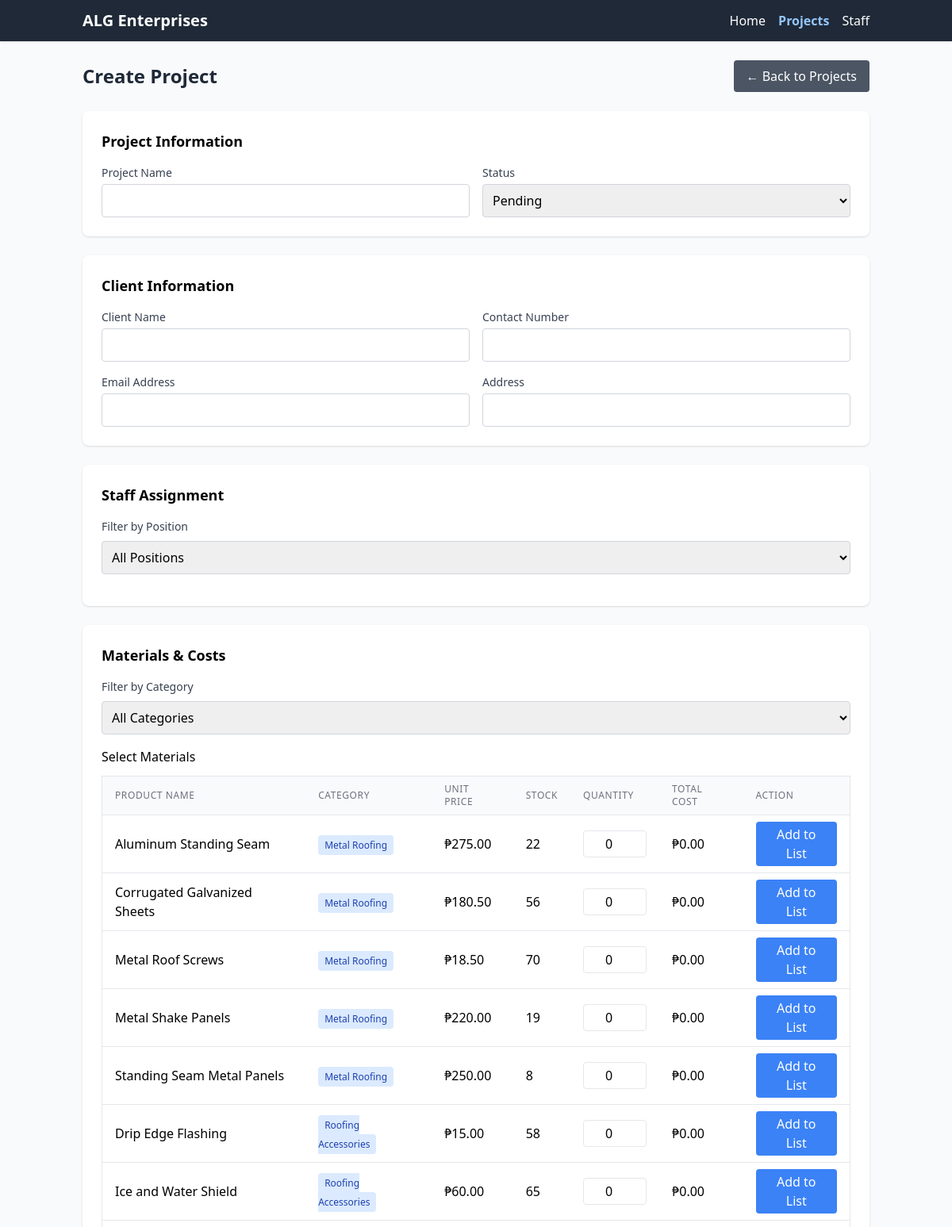
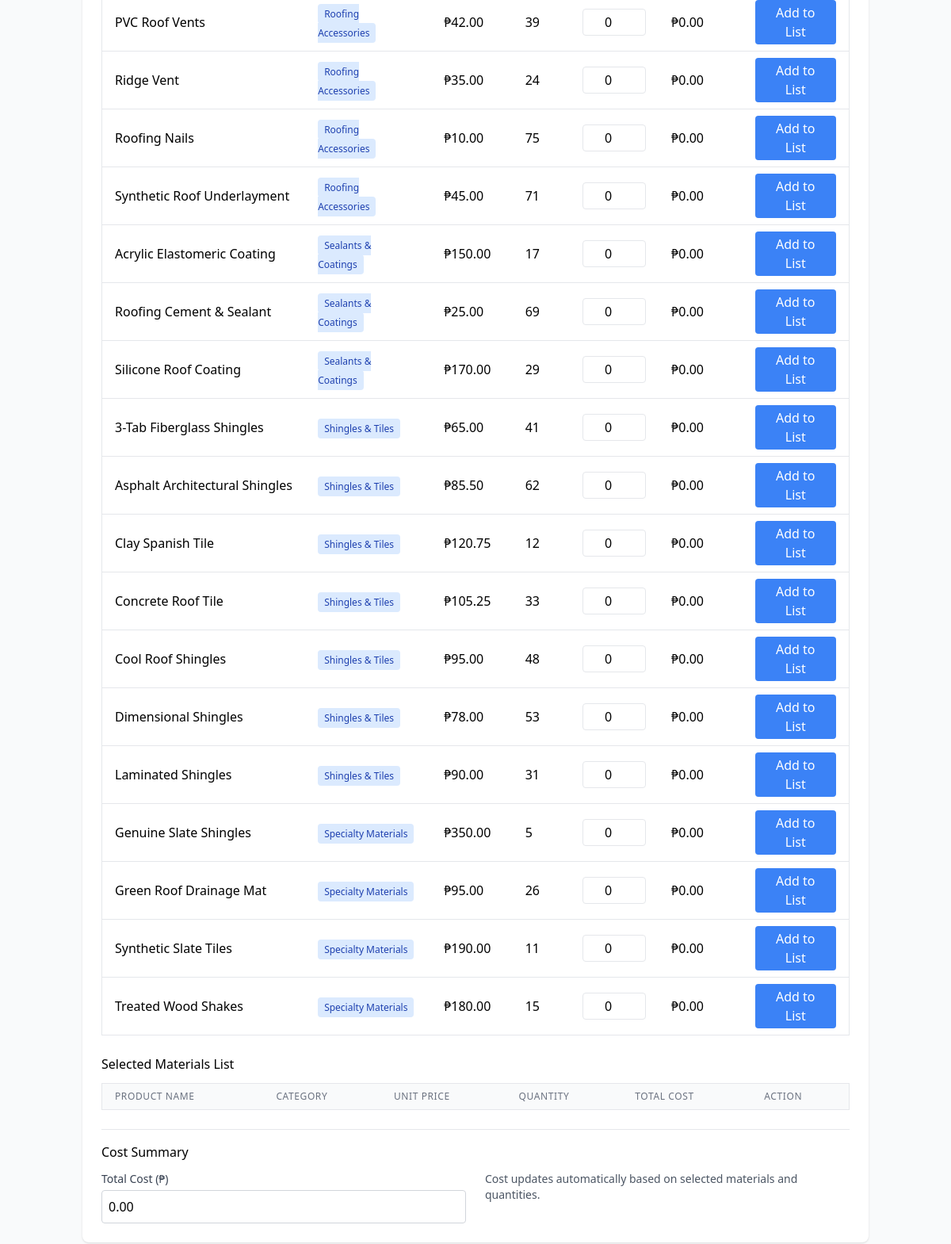
Page /Website/Admin/management_form.php (upper part) on the earlier database version (2 pictures, top to bottom).
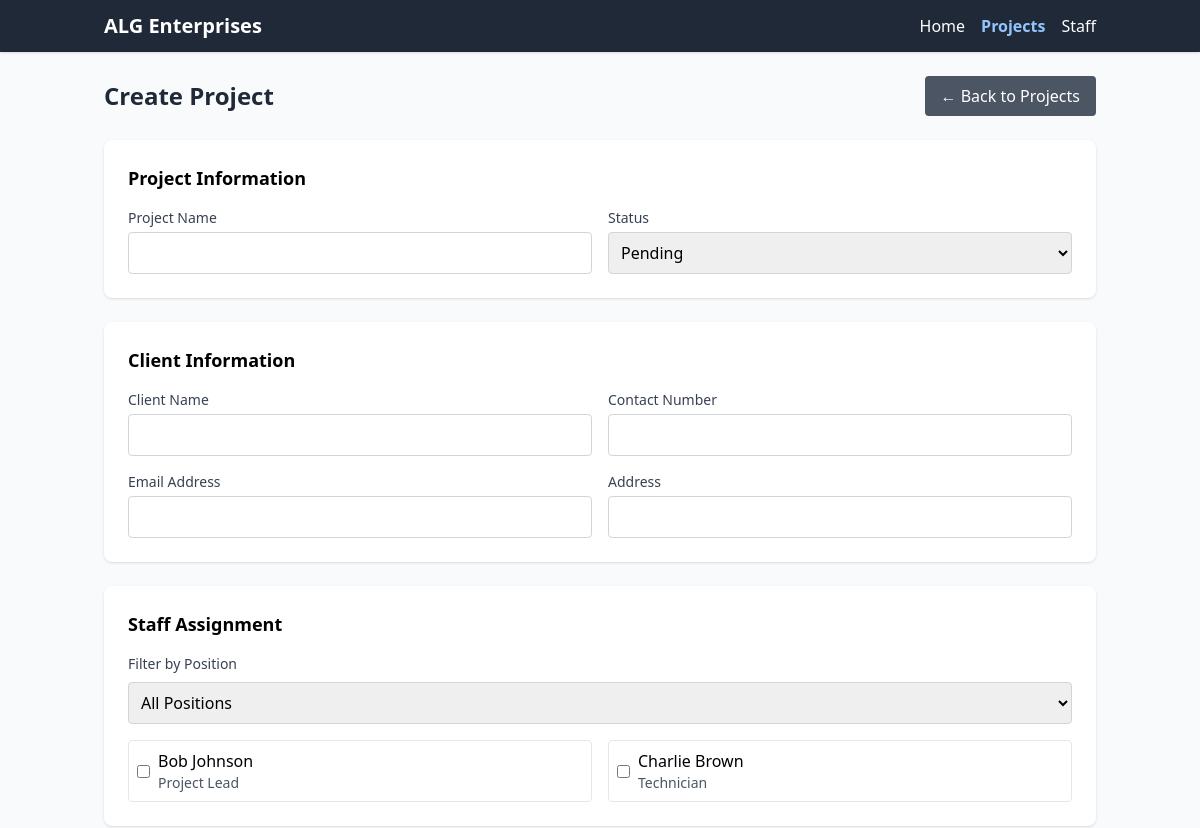
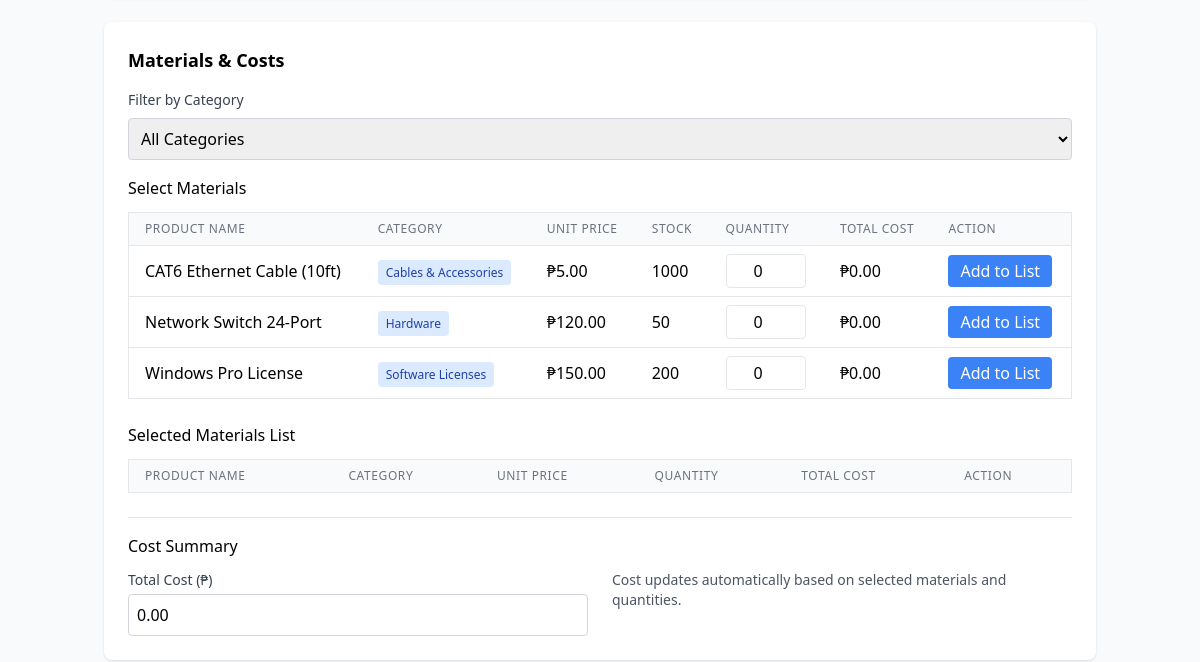
Same page on the later database version (2 pictures, top to bottom).
### tables this page shows
CREATE TABLE `product` (
  `Product_id` int(11) NOT NULL,
  `Category_id` int(11) DEFAULT NULL,
  `Supplier_id` int(11) DEFAULT NULL,
  `Name` varchar(50) NOT NULL,
  `Description` text DEFAULT NULL,
  `Price` decimal(10,2) NOT NULL,
  `Stock` int(11) NOT NULL,
  `Reorder_Level` int(11) NOT NULL DEFAULT 10
);

CREATE TABLE `category` (
  `Category_id` int(11) NOT NULL,
  `Name` varchar(50) NOT NULL,
  `Description` text DEFAULT NULL
);

CREATE TABLE `staff` (
  `Staff_id` int(11) NOT NULL,
  `Name` varchar(50) NOT NULL,
  `address` varchar(50) DEFAULT NULL,
  `PhoneNum` varchar(20) DEFAULT NULL,
  `Email` varchar(50) DEFAULT NULL,
  `Password` varchar(255) NOT NULL,
  `Role` enum('Admin','Staff') NOT NULL,
  `Position` varchar(50) NOT NULL
);

### Website/Admin/management_form.php (the view, shortened to what the changed rows need)
<?php
include "../../db.php";
$staff_list = [];
$materials_list = [];
$project_id = filter_input(INPUT_GET, 'id', FILTER_VALIDATE_INT);
$is_edit = !!$project_id;
$assigned_staff_ids = [];
$project_materials = [];
$staff_result = $conn->query("SELECT Staff_id, Name, Position FROM Staff WHERE Role != 'Admin' ORDER BY Position, Name");
if ($staff_result) {
    $staff_list = $staff_result->fetch_all(MYSQLI_ASSOC);
} else {
    $staff_list = [];
}
$materials_result = $conn->query("
    SELECT p.Product_id, p.Name, p.Price, p.Stock, c.Name as category_name, c.Category_id
    FROM Product p
    LEFT JOIN category c ON p.Category_id = c.Category_id
    ORDER BY c.Name, p.Name
");
if ($materials_result) {
    $materials_list = $materials_result->fetch_all(MYSQLI_ASSOC);
} else {
    $materials_list = [];
}
?>
<!DOCTYPE html>
<html>
<head>
    <script src="https://cdn.tailwindcss.com"></script>
</head>
<body class="bg-gray-50">
    <div class="container mx-auto px-4 py-6">
        <div class="flex justify-between items-center mb-6">
            <h1 class="text-2xl font-bold text-gray-800">
                <?= $is_edit ? 'Edit Project' : 'Create Project' ?>
            </h1>
        </div>
        <form method="POST" class="space-y-6" id="projectForm">
            <div class="bg-white rounded-lg shadow p-6">
                <h2 class="text-lg font-semibold mb-4">Project Information</h2>
            </div>
            <div class="bg-white rounded-lg shadow p-6">
                <h2 class="text-lg font-semibold mb-4">Client Information</h2>
            </div>
            <div class="bg-white rounded-lg shadow p-6">
                <h2 class="text-lg font-semibold mb-4">Staff Assignment</h2>
                <div class="grid grid-cols-1 md:grid-cols-2 gap-4 max-h-60 overflow-y-auto" id="staffList">
                    <?php foreach ($staff_list as $staff): ?>
                    <div class="staff-item flex items-center p-2 border rounded"
                         data-position="<?= strtolower(htmlspecialchars($staff['Position'])) ?>">
                        <input type="checkbox" name="assigned_staff[]" value="<?= $staff['Staff_id'] ?>"
                               id="staff_<?= $staff['Staff_id'] ?>"
                               <?= in_array($staff['Staff_id'], $assigned_staff_ids) ? 'checked' : '' ?>
                               class="mr-2">
                        <label for="staff_<?= $staff['Staff_id'] ?>" class="cursor-pointer flex-1">
                            <div class="font-medium"><?= htmlspecialchars($staff['Name']) ?></div>
                            <div class="text-sm text-gray-600"><?= htmlspecialchars($staff['Position']) ?></div>
                        </label>
                    </div>
                    <?php endforeach; ?>
                </div>
            </div>
            <div class="bg-white rounded-lg shadow p-6">
                <h2 class="text-lg font-semibold mb-4">Materials & Costs</h2>
                <div class="mb-6">
                    <div class="overflow-x-auto">
                        <table class="min-w-full bg-white border border-gray-200">
                            <thead class="bg-gray-50">
                                <tr>
                                    <th class="px-4 py-2 border-b text-left text-xs font-medium text-gray-500 uppercase tracking-wider">Product Name</th>
                                    <th class="px-4 py-2 border-b text-left text-xs font-medium text-gray-500 uppercase tracking-wider">Category</th>
                                    <th class="px-4 py-2 border-b text-left text-xs font-medium text-gray-500 uppercase tracking-wider">Unit Price</th>
                                    <th class="px-4 py-2 border-b text-left text-xs font-medium text-gray-500 uppercase tracking-wider">Stock</th>
                                    <th class="px-4 py-2 border-b text-left text-xs font-medium text-gray-500 uppercase tracking-wider">Quantity</th>
                                    <th class="px-4 py-2 border-b text-left text-xs font-medium text-gray-500 uppercase tracking-wider">Total Cost</th>
                                    <th class="px-4 py-2 border-b text-left text-xs font-medium text-gray-500 uppercase tracking-wider">Action</th>
                                </tr>
                            </thead>
                            <tbody id="materialsTableBody">
                                <?php foreach ($materials_list as $material):
                                    $current_qty = $project_materials[$material['Product_id']]['quantity'] ?? 0;
                                    $total_cost = $current_qty * $material['Price'];
                                ?>
                                <tr class="material-item hover:bg-gray-50" data-category="<?= htmlspecialchars(strtolower($material['Category_id'])) ?>">
                                    <td class="px-4 py-2 border-b">
                                        <div class="font-medium"><?= htmlspecialchars($material['Name']) ?></div>
                                    </td>
                                    <td class="px-4 py-2 border-b">
                                        <span class="bg-blue-100 text-blue-800 px-2 py-1 rounded text-xs"><?= htmlspecialchars($material['category_name']) ?></span>
                                    </td>
                                    <td class="px-4 py-2 border-b">₱<?= number_format($material['Price'], 2) ?></td>
                                    <td class="px-4 py-2 border-b"><?= $material['Stock'] ?></td>
                                    <td class="px-4 py-2 border-b">
                                        <input type="number"
                                               name="materials[<?= $material['Product_id'] ?>][quantity]"
                                               value="<?= $current_qty ?>"
                                               min="0"
                                               max="<?= $material['Stock'] ?>"
                                               class="w-20 p-1 border rounded text-center quantity-input"
                                               data-price="<?= $material['Price'] ?>"
                                               data-product-id="<?= $material['Product_id'] ?>">
                                    </td>
                                    <td class="px-4 py-2 border-b total-cost" id="total-cost-<?= $material['Product_id'] ?>">
                                        ₱<?= number_format($total_cost, 2) ?>
                                    </td>
                                    <td class="px-4 py-2 border-b">
                                        <button type="button"
                                                class="bg-blue-500 text-white px-3 py-1 rounded hover:bg-blue-600 transition duration-200 add-to-list-btn"
                                                data-product-id="<?= $material['Product_id'] ?>"
                                                data-product-name="<?= htmlspecialchars($material['Name']) ?>"
                                                data-category="<?= htmlspecialchars($material['category_name']) ?>"
                                                data-price="<?= $material['Price'] ?>"
                                                data-stock="<?= $material['Stock'] ?>">
                                            Add to List
                                        </button>
                                    </td>
                                </tr>
                                <?php endforeach; ?>
                            </tbody>
                        </table>
                    </div>
                </div>
                <div class="mb-6">
                    <div class="overflow-x-auto">
                        <table class="min-w-full bg-white border border-gray-200">
                            <thead class="bg-gray-50">
                                <tr>
                                    <th class="px-4 py-2 border-b text-left text-xs font-medium text-gray-500 uppercase tracking-wider">Product Name</th>
                                    <th class="px-4 py-2 border-b text-left text-xs font-medium text-gray-500 uppercase tracking-wider">Category</th>
                                    <th class="px-4 py-2 border-b text-left text-xs font-medium text-gray-500 uppercase tracking-wider">Unit Price</th>
                                    <th class="px-4 py-2 border-b text-left text-xs font-medium text-gray-500 uppercase tracking-wider">Quantity</th>
                                    <th class="px-4 py-2 border-b text-left text-xs font-medium text-gray-500 uppercase tracking-wider">Total Cost</th>
                                    <th class="px-4 py-2 border-b text-left text-xs font-medium text-gray-500 uppercase tracking-wider">Action</th>
                                </tr>
                            </thead>
                        </table>
                    </div>
                </div>
            </div>
        </form>
    </div>
</body>
</html>

Differences in the rows shown:
removed product: Name "Aluminum Standing Seam", Category.Name "Metal Roofing", Price "275.00", Stock "22", Product_id+Stock+Price "0", total_cost "0.00"
removed product: Name "Corrugated Galvanized Sheets", Category.Name "Metal Roofing", Price "180.50", Stock "56", Product_id+Stock+Price "0", total_cost "0.00"
removed product: Name "Metal Roof Screws", Category.Name "Metal Roofing", Price "18.50", Stock "70", Product_id+Stock+Price "0", total_cost "0.00"
removed product: Name "Metal Shake Panels", Category.Name "Metal Roofing", Price "220.00", Stock "19", Product_id+Stock+Price "0", total_cost "0.00"
removed product: Name "Standing Seam Metal Panels", Category.Name "Metal Roofing", Price "250.00", Stock "8", Product_id+Stock+Price "0", total_cost "0.00"
removed product: Name "Drip Edge Flashing", Category.Name "Roofing Accessories", Price "15.00", Stock "58", Product_id+Stock+Price "0", total_cost "0.00"
removed product: Name "Ice and Water Shield", Category.Name "Roofing Accessories", Price "60.00", Stock "65", Product_id+Stock+Price "0", total_cost "0.00"
removed product: Name "PVC Roof Vents", Category.Name "Roofing Accessories", Price "42.00", Stock "39", Product_id+Stock+Price "0", total_cost "0.00"
removed product: Name "Ridge Vent", Category.Name "Roofing Accessories", Price "35.00", Stock "24", Product_id+Stock+Price "0", total_cost "0.00"
removed product: Name "Roofing Nails", Category.Name "Roofing Accessories", Price "10.00", Stock "75", Product_id+Stock+Price "0", total_cost "0.00"
removed product: Name "Synthetic Roof Underlayment", Category.Name "Roofing Accessories", Price "45.00", Stock "71", Product_id+Stock+Price "0", total_cost "0.00"
removed product: Name "Acrylic Elastomeric Coating", Category.Name "Sealants & Coatings", Price "150.00", Stock "17", Product_id+Stock+Price "0", total_cost "0.00"
removed product: Name "Roofing Cement & Sealant", Category.Name "Sealants & Coatings", Price "25.00", Stock "69", Product_id+Stock+Price "0", total_cost "0.00"
removed product: Name "Silicone Roof Coating", Category.Name "Sealants & Coatings", Price "170.00", Stock "29", Product_id+Stock+Price "0", total_cost "0.00"
removed product: Name "3-Tab Fiberglass Shingles", Category.Name "Shingles & Tiles", Price "65.00", Stock "41", Product_id+Stock+Price "0", total_cost "0.00"
removed product: Name "Asphalt Architectural Shingles", Category.Name "Shingles & Tiles", Price "85.50", Stock "62", Product_id+Stock+Price "0", total_cost "0.00"
removed product: Name "Clay Spanish Tile", Category.Name "Shingles & Tiles", Price "120.75", Stock "12", Product_id+Stock+Price "0", total_cost "0.00"
removed product: Name "Concrete Roof Tile", Category.Name "Shingles & Tiles", Price "105.25", Stock "33", Product_id+Stock+Price "0", total_cost "0.00"
removed product: Name "Cool Roof Shingles", Category.Name "Shingles & Tiles", Price "95.00", Stock "48", Product_id+Stock+Price "0", total_cost "0.00"
removed product: Name "Dimensional Shingles", Category.Name "Shingles & Tiles", Price "78.00", Stock "53", Product_id+Stock+Price "0", total_cost "0.00"
removed product: Name "Laminated Shingles", Category.Name "Shingles & Tiles", Price "90.00", Stock "31", Product_id+Stock+Price "0", total_cost "0.00"
removed product: Name "Genuine Slate Shingles", Category.Name "Specialty Materials", Price "350.00", Stock "5", Product_id+Stock+Price "0", total_cost "0.00"
removed product: Name "Green Roof Drainage Mat", Category.Name "Specialty Materials", Price "95.00", Stock "26", Product_id+Stock+Price "0", total_cost "0.00"
removed product: Name "Synthetic Slate Tiles", Category.Name "Specialty Materials", Price "190.00", Stock "11", Product_id+Stock+Price "0", total_cost "0.00"
removed product: Name "Treated Wood Shakes", Category.Name "Specialty Materials", Price "180.00", Stock "15", Product_id+Stock+Price "0", total_cost "0.00"
added staff: Name "Bob Johnson", Position "Project Lead"
added staff: Name "Charlie Brown", Position "Technician"
added product: Name "CAT6 Ethernet Cable (10ft)", Category.Name "Cables & Accessories", Price "5.00", Stock "1000", Product_id+Stock+Price "0", total_cost "0.00"
added product: Name "Network Switch 24-Port", Category.Name "Hardware", Price "120.00", Stock "50", Product_id+Stock+Price "0", total_cost "0.00"
added product: Name "Windows Pro License", Category.Name "Software Licenses", Price "150.00", Stock "200", Product_id+Stock+Price "0", total_cost "0.00"
